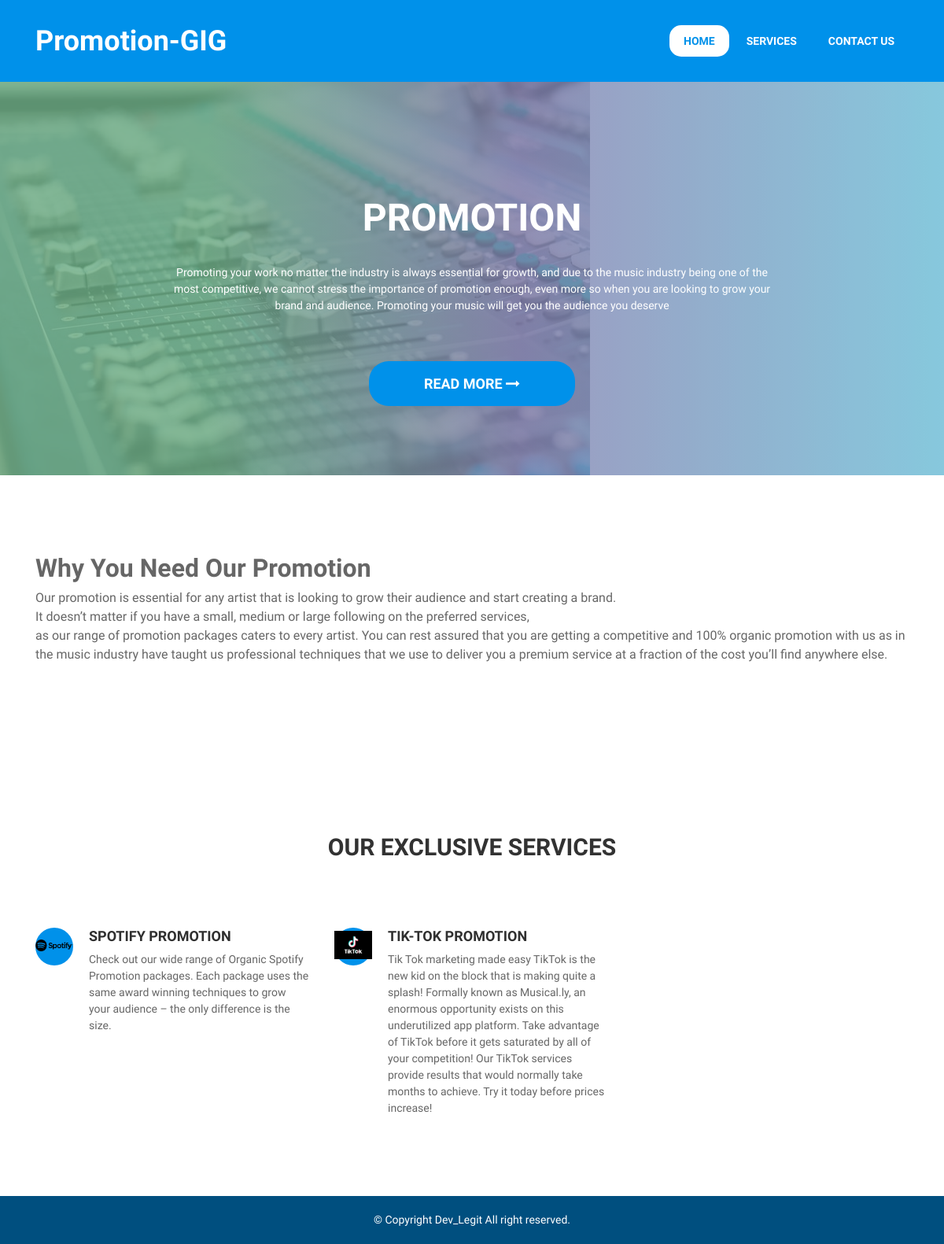
The page / on the database its author committed.
### product/models.py (models this page shows)
class Product(models.Model):
    id = models.AutoField(primary_key=True)
    product_name = models.CharField(max_length=300)
    description = models.TextField()
    photo = models.ImageField(upload_to='static/product_photo',blank=True)
    basic_price = models.DecimalField(max_digits=6, decimal_places=2)
    standard_price = models.DecimalField(max_digits=6, decimal_places=2)
    premium_price = models.DecimalField(max_digits=6, decimal_places=2)

### pages/views.py (the view)
# urls.py: path('',HomePageView.as_view(),  name='home'),
class HomePageView(ListView):
    template_name = 'index.html'
    def get_queryset(self):
        return Product.objects.all

### templates/index.html (shortened to what this page needs)
{% load static %}
<!DOCTYPE html>
<html lang="en">
  <head>
    <link href="https://maxcdn.bootstrapcdn.com/font-awesome/4.6.3/css/font-awesome.min.css" rel="stylesheet">
    <link rel="stylesheet" href="https://maxcdn.bootstrapcdn.com/bootstrap/4.0.0-beta/css/bootstrap.min.css">
    <link href="{% static 'assets/css/slick.css' %}"  rel="stylesheet">
    <link href="{% static 'assets/css/magnific-popup.css' %}" rel="stylesheet">
    <link rel="stylesheet" type="text/css" href="https://unpkg.com/circlebars@1.0.3/dist/circle.css">
	<link href="{% static 'style.css' %}"  rel="stylesheet">
	</head>
  <body>
	<header id="mu-hero">
		<div class="container">
			<nav class="navbar navbar-expand-lg navbar-light mu-navbar">
				<a class="navbar-brand mu-logo" href="{% url 'home' %}"><span>Promotion-GIG</span></a>
			  <div class="collapse navbar-collapse" id="navbarSupportedContent">
			    <ul class="navbar-nav mr-auto mu-navbar-nav">
			      <li class="nav-item active">
			        <a href="{% url 'home' %}">Home</a>
			      </li>
				  <li class="nav-item"><a href="{% url 'service' %}">Services</a></li>
				  <li class="nav-item"><a href="mailto:Smsline2020@gmail.com">Contact Us</a></li>
			    </ul>
			  </div>
			</nav>
		</div>
	</header>
	<div id="mu-slider">
		<div class="mu-slide">
			<div class="mu-single-slide">
				<img src="{% static 'assets/images/slider-img-1.jpg' %}" alt="slider img">
				<div class="mu-single-slide-content-area">
					<div class="container">
						<div class="row">
							<div class="col-md-12">
								<div class="mu-single-slide-content">
									<h1>Promotion</h1>
									<p>Promoting your work no matter the
										industry is always essential for growth,
										 and due to the music industry being one
										  of the most competitive, we cannot stress
										   the importance of promotion enough,
											even more so when you are looking
											to grow your brand and audience.
											 Promoting your music will get you the audience you deserve</p>
									<a class="mu-primary-btn" href="#">Read more <span class="fa fa-long-arrow-right"></span></a>
								</div>
							</div>
						</div>
					</div>
				</div>
			</div>
		</div>
	</div>
	<main>
		<section id="mu-about">
			<div class="container">
				<div class="row">
					<div class="col-md-12">
						<div class="mu-about-area">
							<div class="row">
								<div class="col-md-12">
									<div class="mu-single-content">
										<h2>Why You Need Our Promotion </h2>
										<p>Our  promotion is essential for any artist that is looking to grow their  audience and start creating a brand.<br>
											 It doesn’t matter if you have a small, medium or large following on the preferred services,<br>
											  as our range of promotion packages caters to every artist.
											   You can rest assured that you are getting a competitive and 100% organic  promotion with us as
											     in the music industry have taught us professional techniques that we use to deliver you a premium service at a fraction of the cost you’ll find anywhere else.</p>
									</div>
								</div>
							</div>
						</div>
					</div>
				</div>
			</div>
		</section>
		<section id="mu-service">
			<div class="container">
				<div class="row">
					<div class="col-md-12">
						<div class="mu-service-area">
							<div class="row">
								<div class="col-md-12">
									<div class="mu-title">
										<h2>Our Exclusive Services</h2>
									</div>
								</div>
							</div>
							<div class="row">
								<div class="col-md-12">
									<div class="mu-service-content">
										<div class="row">
											{% block content %}
											{% for product in object_list %}
											<div class="col-md-4">
												<div class="mu-single-service">
													<div class="mu-single-service-icon"><i class="fa " aria-hidden="true"><img src="{{ product.photo }}"" ></i></div>
													<div class="mu-single-service-content">
														<h3><a a href="{% url 'pricing' pk=product.pk %}">{{ product.product_name }}</a></h3>
														<p>{{ product.description }}</p>
													</div>
												</div>
											</div>
											{% endfor %}
											{% endblock content %}
										</div>
									</div>
								</div>
							</div>
						</div>
					</div>
				</div>
			</div>
		</section>
<footer>
	<div class="mu-footer-bottom">
		<div class="container">
			<div class="row">
				<div class="col-md-12">
					<div class="mu-footer-bottom-area">
						<p class="mu-copy-right">&copy; Copyright Dev_Legit All right reserved.</p>
					</div>
				</div>
			</div>
		</div>
	</div>
</footer>
	</main>
  </body>
</html>

### rows shown on the page
Product: photo (picture), product_name "SPOTIFY PROMOTION", description "Check out our wide range of Organic Spotify Promotion packages. Each package uses the same award winning techniques to grow your audience – the only difference is the size."
Product: photo (picture), product_name "TIK-TOK PROMOTION", description "Tik Tok marketing made easy TikTok is the new kid on the block that is making quite a splash! Formally known as Musical.ly, an enormous opportunity exists on this underutilized app platform. Take advantage of TikTok before it gets saturated by all of your competition! Our TikTok services provide results that would normally take months to achieve. Try it today before prices increase!"
